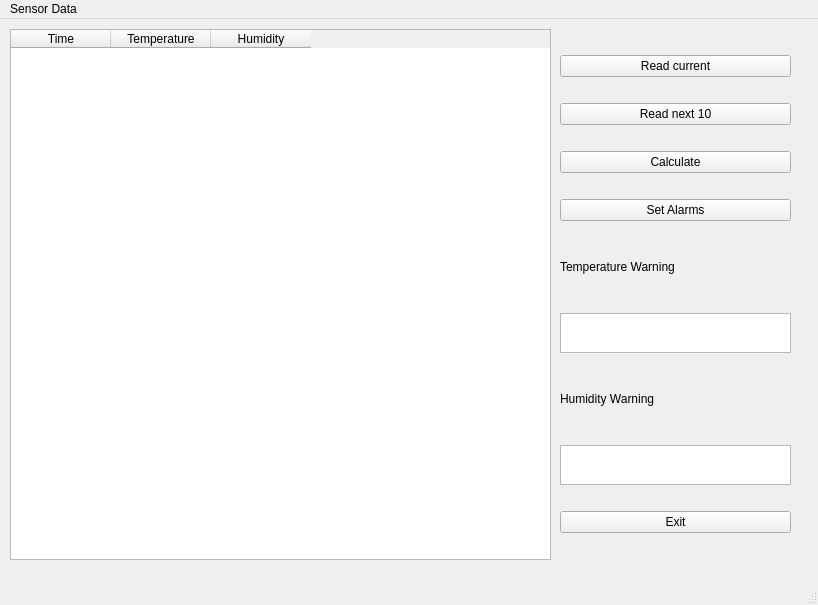
<?xml version="1.0" encoding="UTF-8"?>
<ui version="4.0">
 <class>MainWindow</class>
 <widget class="QMainWindow" name="MainWindow">
  <property name="geometry">
   <rect>
    <x>0</x>
    <y>0</y>
    <width>818</width>
    <height>605</height>
   </rect>
  </property>
  <property name="windowTitle">
   <string>MainWindow</string>
  </property>
  <widget class="QWidget" name="centralwidget">
   <widget class="QWidget" name="horizontalLayoutWidget">
    <property name="geometry">
     <rect>
      <x>10</x>
      <y>10</y>
      <width>541</width>
      <height>531</height>
     </rect>
    </property>
    <layout class="QHBoxLayout" name="horizontalLayout">
     <item>
      <widget class="QTableWidget" name="values">
       <column>
        <property name="text">
         <string>Time</string>
        </property>
       </column>
       <column>
        <property name="text">
         <string>Temperature</string>
        </property>
       </column>
       <column>
        <property name="text">
         <string>Humidity</string>
        </property>
       </column>
      </widget>
     </item>
    </layout>
   </widget>
   <widget class="QWidget" name="verticalLayoutWidget">
    <property name="geometry">
     <rect>
      <x>560</x>
      <y>10</y>
      <width>231</width>
      <height>531</height>
     </rect>
    </property>
    <layout class="QVBoxLayout" name="verticalLayout">
     <property name="spacing">
      <number>0</number>
     </property>
     <property name="sizeConstraint">
      <enum>QLayout::SetDefaultConstraint</enum>
     </property>
     <item>
      <widget class="QPushButton" name="current_sensor">
       <property name="text">
        <string>Read current</string>
       </property>
      </widget>
     </item>
     <item>
      <widget class="QPushButton" name="next_10">
       <property name="text">
        <string>Read next 10</string>
       </property>
      </widget>
     </item>
     <item>
      <widget class="QPushButton" name="calculate">
       <property name="text">
        <string>Calculate</string>
       </property>
      </widget>
     </item>
     <item>
      <widget class="QPushButton" name="set_alarm">
       <property name="text">
        <string>Set Alarms</string>
       </property>
      </widget>
     </item>
     <item>
      <widget class="QLabel" name="label">
       <property name="maximumSize">
        <size>
         <width>16777215</width>
         <height>40</height>
        </size>
       </property>
       <property name="text">
        <string>Temperature Warning</string>
       </property>
      </widget>
     </item>
     <item>
      <widget class="QTextEdit" name="temp_warning">
       <property name="enabled">
        <bool>true</bool>
       </property>
       <property name="sizePolicy">
        <sizepolicy hsizetype="Expanding" vsizetype="Fixed">
         <horstretch>0</horstretch>
         <verstretch>0</verstretch>
        </sizepolicy>
       </property>
       <property name="maximumSize">
        <size>
         <width>16777215</width>
         <height>40</height>
        </size>
       </property>
      </widget>
     </item>
     <item>
      <widget class="QLabel" name="label_2">
       <property name="maximumSize">
        <size>
         <width>16777215</width>
         <height>40</height>
        </size>
       </property>
       <property name="text">
        <string>Humidity Warning</string>
       </property>
      </widget>
     </item>
     <item>
      <widget class="QTextEdit" name="humidity_warning">
       <property name="sizePolicy">
        <sizepolicy hsizetype="Expanding" vsizetype="Fixed">
         <horstretch>0</horstretch>
         <verstretch>0</verstretch>
        </sizepolicy>
       </property>
       <property name="maximumSize">
        <size>
         <width>16777215</width>
         <height>40</height>
        </size>
       </property>
      </widget>
     </item>
     <item>
      <widget class="QPushButton" name="exit">
       <property name="text">
        <string>Exit</string>
       </property>
      </widget>
     </item>
    </layout>
   </widget>
  </widget>
  <widget class="QMenuBar" name="menubar">
   <property name="geometry">
    <rect>
     <x>0</x>
     <y>0</y>
     <width>818</width>
     <height>30</height>
    </rect>
   </property>
   <widget class="QMenu" name="menuSensor_Data">
    <property name="title">
     <string>Sensor Data</string>
    </property>
   </widget>
   <addaction name="menuSensor_Data"/>
  </widget>
  <widget class="QStatusBar" name="statusbar"/>
 </widget>
 <resources/>
 <connections/>
</ui>
